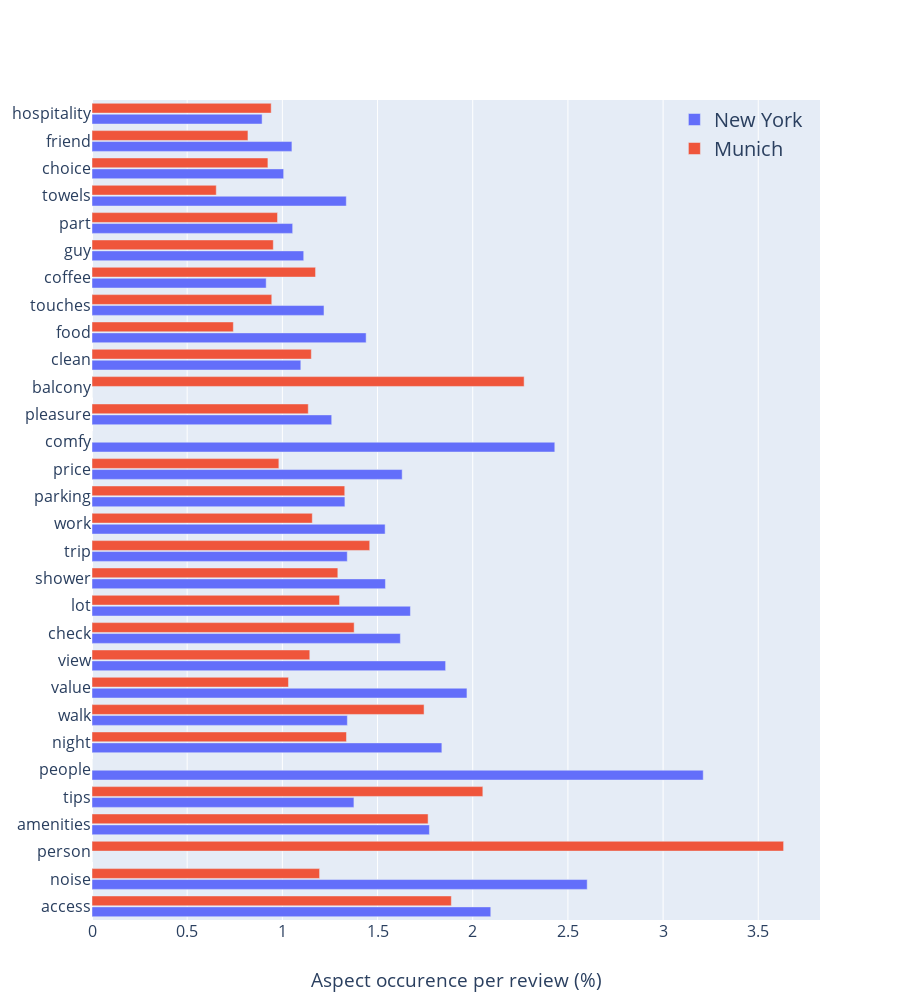

Notebook code for this chart:
### Code cell
import plotly.graph_objects as go
bar_plot_word_index0 = 20
bar_plot_word_index1 = 50

all_aspects_merged = nyc_aspects_merged + muc_aspects_merged

bar_plot_words =all_aspects_merged.most_common()[bar_plot_word_index0: bar_plot_word_index1]
bar_plot_words = [word for word, _ in bar_plot_words]

fig = go.Figure()
fig.add_trace(go.Bar(
    y=bar_plot_words,
    x=[nyc_aspects_merged[word] for word in bar_plot_words],
    orientation="h",
    name="New York"
))
fig.add_trace(go.Bar(
    y=bar_plot_words,
    x=[muc_aspects_merged[word] for word in bar_plot_words],
    orientation="h",
    name="Munich"
))

# Here we modify the tickangle of the xaxis, resulting in rotated labels.
fig.update_layout(barmode="group", 
                  width=900,
                  height=1000,
                  font_size=16, 
                  xaxis_title="Aspect occurence per review (%)",
                  bargap=0.2, # gap between bars of adjacent location coordinates.
                  bargroupgap=0.1, # gap between bars of the same location coordinate.
                  legend=dict(x=0.8, y=1.0,bgcolor='rgba(255, 255, 255, 0)', 
                              bordercolor='rgba(255, 255, 255, 0)', font_size=20)
                  )
fig.show()

### Figure 1 — Plotly figure (JSON) as saved in the notebook; plotly's stock layout.template omitted (floating-point values rounded to 4 significant figures)
{"data": [{"name": "New York", "orientation": "h", "type": "bar", "x": [2.095, 2.601, 0, 1.772, 1.376, 3.211, 1.838, 1.341, 1.97, 1.858, 1.62, 1.673, 1.541, 1.341, 1.54, 1.329, 1.629, 2.431, 1.259, 0, 1.097, 1.44, 1.219, 0.915, 1.112, 1.054, 1.336, 1.007, 1.05, 0.8936], "y": ["access", "noise", "person", "amenities", "tips", "people", "night", "walk", "value", "view", "check", "lot", "shower", "trip", "work", "parking", "price", "comfy", "pleasure", "balcony", "clean", "food", "touches", "coffee", "guy", "part", "towels", "choice", "friend", "hospitality"]}, {"name": "Munich", "orientation": "h", "type": "bar", "x": [1.888, 1.196, 3.633, 1.766, 2.053, 0, 1.337, 1.744, 1.032, 1.144, 1.377, 1.3, 1.291, 1.459, 1.157, 1.328, 0.9816, 0, 1.136, 2.27, 1.152, 0.7425, 0.9443, 1.174, 0.9524, 0.9746, 0.6528, 0.9241, 0.8192, 0.9413], "y": ["access", "noise", "person", "amenities", "tips", "people", "night", "walk", "value", "view", "check", "lot", "shower", "trip", "work", "parking", "price", "comfy", "pleasure", "balcony", "clean", "food", "touches", "coffee", "guy", "part", "towels", "choice", "friend", "hospitality"]}], "layout": {"bargap": 0.2, "bargroupgap": 0.1, "barmode": "group", "font": {"size": 16}, "height": 1000, "legend": {"bgcolor": "rgba(255, 255, 255, 0)", "bordercolor": "rgba(255, 255, 255, 0)", "font": {"size": 20}, "x": 0.8, "y": 1}, "width": 900, "xaxis": {"title": {"text": "Aspect occurence per review (%)"}}}}
